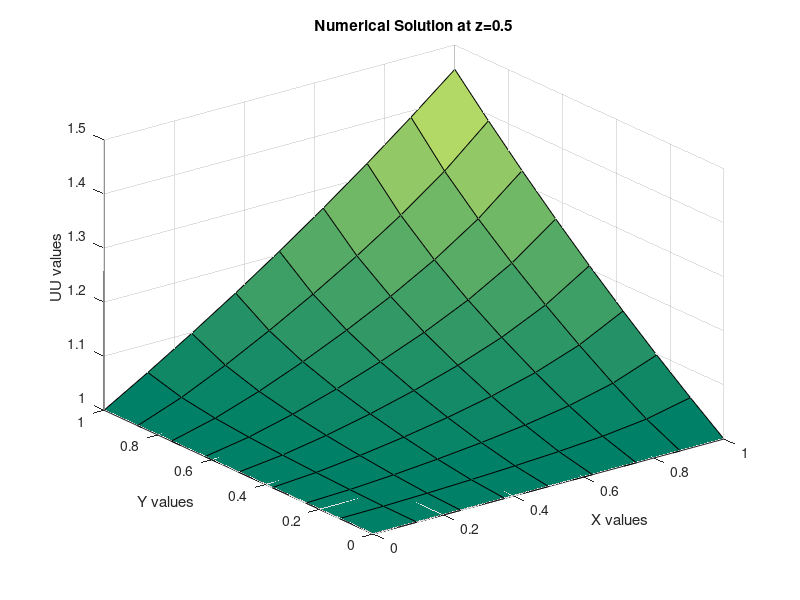
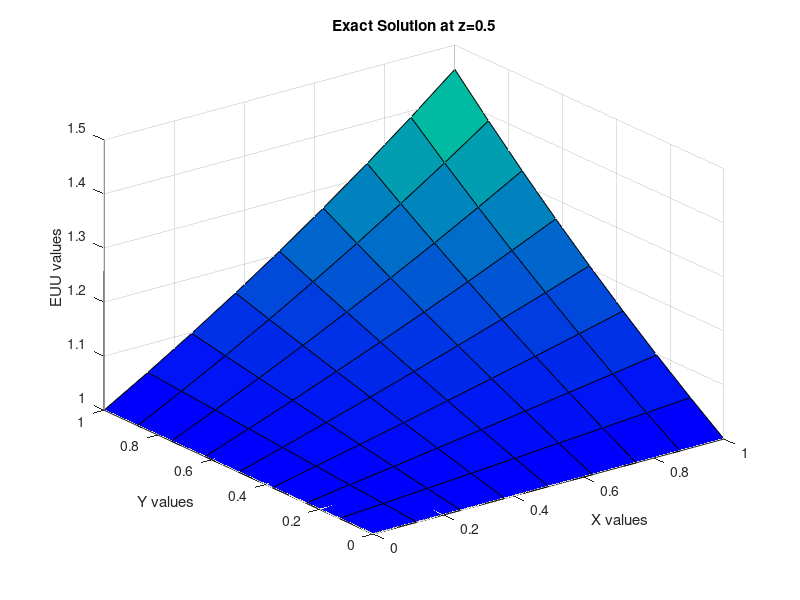

Write MATLAB code to recreate these figures, in order.
%----------------------------------------------------- 
% NAME:- KSHITIJ BAHUKHANDI
% South Asian University 
% ENROLLMENT NUMBER:- SAU\AM(M)\2023\06
% 3rd Sem, Numerics of PDE 
% Lab File 08  
% Numerical Solution of 3D Poissons Equation using o(h^4) method 
% Uxx+Uyy+Uzz=f(x,y,z), % U(x,y,z)=exp(x*y*z) 
  
%----------------------------- 
  
clear all;  % clear all variables in memory 
  LL=7; 
  MM=LL; 
  NN=LL; 
  H=1.0/(LL+1); 
  disp('Numerical Solution of 3D Poissons Equation'); 
  disp('    '); 
  fprintf('LL=%4.2f \n',LL); 
  disp('  '); 
   % Dimensions 
  % Formation of Nodal Points 
    for L=1:LL+2 
        for M=1:MM+2 
            for N=1:NN+2 
                X(L)=(L-1)*H; 
                Y(M)=(M-1)*H; 
                Z(N)=(N-1)*H; 
            end 
        end 
    end     
    % Exact Solution & RHS function 
    for L=1:LL+2 
        for M=1:MM+2 
            for N=1:NN+2 
                EU(L,M,N)=exp(X(L)*Y(M)*Z(N)); 
                F(L,M,N)=(X(L)^2+Y(M)^2+Z(N)^2)*EU(L,M,N); 
            end 
        end 
    end 
    % Boundary conditions 
    for L=1:LL+2 
        for M=1:MM+2 
            for N=1:NN+2 
                U(L,M,1)=EU(L,M,1); 
                U(L,M,NN+2)=EU(L,M,NN+2); 
                U(L,1,N)=EU(L,1,N); 
                U(L,MM+2,N)=EU(L,MM+2,N); 
                U(1,M,N)=EU(1,M,N); 
                U(LL+2,M,N)=EU(LL+2,M,N); 
           end 
 
 
 
        end 
    end 
    % Initial and First Approximations 
    for L=2:LL+1 
        for M=2:MM+1 
            for N=2:NN+1 
                OLDU(L,M,N)=0.0; 
                U(L,M,N)=OLDU(L,M,N); 
            end 
        end 
    end 
    tic  % CPU time starts 
    % Iteration starts  
    for KK=1:6000 
    %---------------- 
    for N=2:NN+1     
         for M=2:MM+1 
            for L=2:LL+1 
            F0=F(L,M,N); 
            F1=F(L+1,M,N); 
            F2=F(L-1,M,N); 
            F3=F(L,M+1,N); 
            F4=F(L,M-1,N); 
            F5=F(L,M,N+1); 
            F6=F(L,M,N-1); 
            FF=0.5*H*H*(F1+F2+F3+F4+F5+F6+6*F0); 
            U0=U(L,M,N); 
            U1=U(L+1,M,N); 
            U2=U(L-1,M,N); 
            U3=U(L,M+1,N); 
            U4=U(L,M-1,N); 
            U5=U(L,M,N+1); 
            U6=U(L,M,N-1); 
            U7=U(L+1,M+1,N); 
            U8=U(L+1,M-1,N); 
            U9=U(L-1,M+1,N); 
            U10=U(L-1,M-1,N); 
            U11=U(L,M+1,N+1); 
            U12=U(L,M+1,N-1); 
            U13=U(L,M-1,N+1); 
            U14=U(L,M-1,N-1); 
            U15=U(L+1,M,N+1); 
            U16=U(L-1,M,N+1); 
            U17=U(L+1,M,N-1); 
            U18=U(L-1,M,N-1); 
            AA=6*(U1+U2+U3+U4+U5+U6); 
            BB1=U7+U8+U9+U10-2*(U1+U2+U3+U4); 
            BB2=U11+U12+U13+U14-2*(U3+U4+U5+U6); 
            BB3=U15+U16+U17+U18-2*(U5+U6+U1+U2); 
            U(L,M,N)=(AA+BB1+BB2+BB3-FF)/24; 
            end 
         end 
 
    end 
        % Calculate Errors 
        MAU=0.0; 
        RMU=0.0; 
        for L=2:LL+1 
            for M=2:MM+1 
                for N=2:NN+1 
                    ERU=abs(U(L,M,N)-EU(L,M,N)); 
                    RMU=RMU+ERU^2; 
                    if MAU<=ERU, MAU=ERU; end 
                end 
            end 
        end 
                RMU=sqrt(RMU/(LL^3)); 
     % Print errors 
      fprintf('KK=%4.0f,  MAU=%10.4e, RMU=%10.4e\n',KK,MAU,RMU); 
      % Error Tolerance 
      BIG=0.0; 
      for L=2:LL+1 
            for M=2:MM+1 
                for N=2:NN+1 
                    FU=abs(U(L,M,N)-OLDU(L,M,N)); 
                    if FU >= BIG, BIG=FU; end 
                end 
            end 
      end 
            if BIG <= 10^(-12), break; end 
       for L=2:LL+1 
             for M=2:MM+1 
                  for N=2:NN+1 
                      OLDU(L,M,N)=U(L,M,N); 
                  end 
             end 
       end 
    end 
 disp('  '); 
 toc  % CPU time ends 
  % Plot the results at z=0.5 
    NNN=0.5*(NN+1); 
  for L=1:LL+2 
      for M=1:MM+2 
          UU(L,M)=U(L,M,NNN); 
          EUU(L,M)=exp(X(L)*Y(M)*Z(NNN)); 
      end 
  end 
  figure (1); 
  colormap summer; 
  surf(X,Y,UU); 
  xlabel('X values'); 
  ylabel('Y values'); 
  zlabel('UU values'); 
  title('Numerical Solution at z=0.5') 
figure (2); 
colormap winter; 
surf(X,Y,EUU); 
xlabel('X values'); 
ylabel('Y values'); 
zlabel('EUU values'); 
title('Exact Solution at z=0.5')
